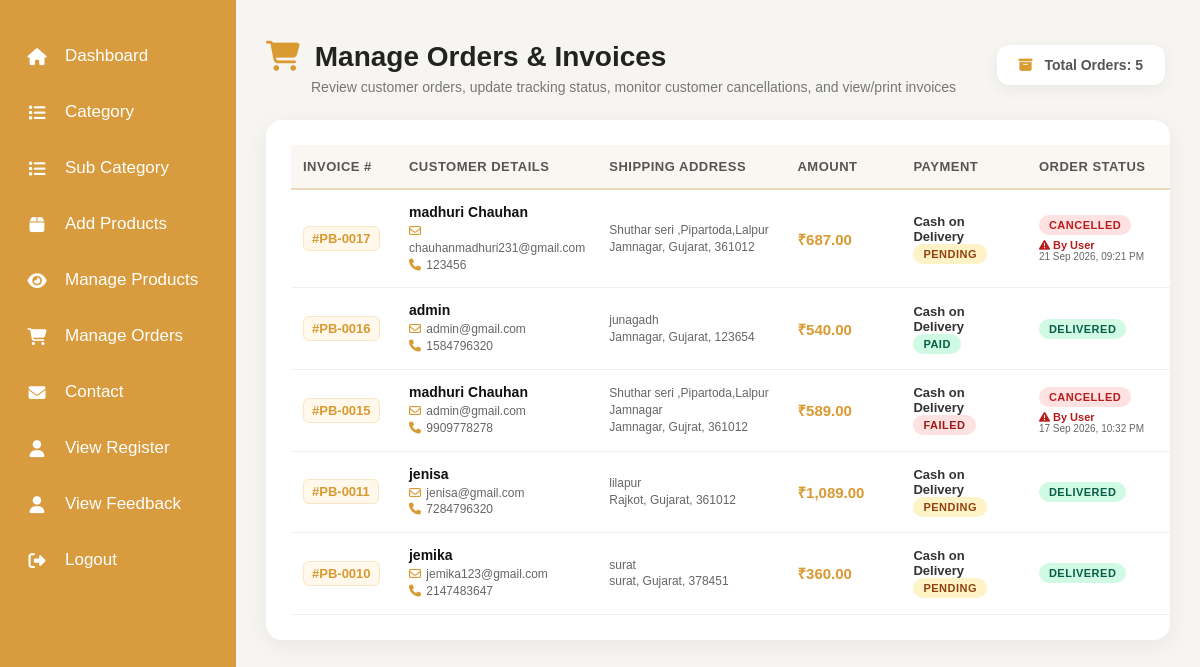
Page /admin/manage_order.php (signed in) on the committed database.
### tables this page shows
CREATE TABLE `bill` (
  `id` int(10) NOT NULL,
  `u_id` int(10) NOT NULL,
  `name` varchar(50) NOT NULL,
  `email` varchar(100) NOT NULL,
  `pincode` varchar(10) NOT NULL,
  `city` varchar(50) NOT NULL,
  `state` varchar(50) NOT NULL,
  `address` varchar(150) NOT NULL,
  `subtotal` decimal(10,2) NOT NULL DEFAULT '0.00',
  `shipping` decimal(10,2) NOT NULL DEFAULT '0.00',
  `total_amount` decimal(10,2) NOT NULL DEFAULT '0.00',
  `order_date` datetime NOT NULL DEFAULT CURRENT_TIMESTAMP,
  `phone` varchar(20) NOT NULL,
  `payment` varchar(50) NOT NULL,
  `order_status` enum('Placed','Processing','Shipped','Delivered','Cancelled') NOT NULL DEFAULT 'Placed',
  `payment_status` enum('Pending','Paid','Failed') NOT NULL DEFAULT 'Pending',
  `cancelled_by` varchar(50) DEFAULT NULL,
  `cancelled_at` datetime DEFAULT NULL
);

### admin/manage_order.php (the view, shortened to what this page needs)
<?php
include("conn.php");
include("slide_bar.php");
$query = "SELECT * FROM bill ORDER BY id DESC";
$result = mysqli_query($conn, $query);
$total_orders_count = $result ? mysqli_num_rows($result) : 0;
?>
<!DOCTYPE html>
<html lang="en">
<head>
    <link rel="stylesheet" href="https://cdnjs.cloudflare.com/ajax/libs/font-awesome/6.5.2/css/all.min.css">
</head>
<body>
<div class="main-content">
    <div class="page-heading">
        <div class="icon">
            <i class="fa-solid fa-cart-shopping"></i>
        </div>
        <h1>Manage Orders & Invoices</h1>
    </div>
    <div class="subtitle">
        Review customer orders, update tracking status, monitor customer cancellations, and view/print invoices
    </div>
    <div class="top-box">
        <i class="fa-solid fa-box-archive"></i>
        Total Orders: <strong><?php echo $total_orders_count; ?></strong>
    </div>
    <div class="table-card">
        <?php if ($result && mysqli_num_rows($result) > 0) { ?>
        <table class="order-table">
            <thead>
                <tr>
                    <th style="width: 110px;">Invoice #</th>
                    <th style="width: 180px;">Customer Details</th>
                    <th style="width: 200px;">Shipping Address</th>
                    <th style="width: 120px;">Amount</th>
                    <th style="width: 130px;">Payment</th>
                    <th style="width: 160px;">Order Status</th>
                </tr>
            </thead>
            <tbody>
                <?php while ($row = mysqli_fetch_assoc($result)) {
                    $order_id = (int)$row['id'];
                    $o_status = $row['order_status'] ?? 'Pending';
                    $p_status = $row['payment_status'] ?? 'Pending';
                    $p_method = $row['payment'] ?? 'Cash on Delivery';
                    $phone    = !empty($row['phone']) ? $row['phone'] : 'N/A';
                    $total    = (float)($row['total_amount'] ?? 0);
                    $cancelled_by = $row['cancelled_by'] ?? '';
                    $cancelled_at = !empty($row['cancelled_at']) ? date("d M Y, h:i A", strtotime($row['cancelled_at'])) : '';
                    $badge_class = 'badge-pending';
                    if ($o_status === 'Processing') $badge_class = 'badge-processing';
                    elseif ($o_status === 'Shipped') $badge_class = 'badge-shipped';
                    elseif ($o_status === 'Delivered') $badge_class = 'badge-delivered';
                    elseif ($o_status === 'Cancelled') $badge_class = 'badge-cancelled';
                ?>
                <tr>
                    <td>
                        <span class="order-id-badge">
                            #PB-<?php echo str_pad($order_id, 4, '0', STR_PAD_LEFT); ?>
                        </span>
                    </td>
                    <td>
                        <div class="customer-info">
                            <strong><?php echo htmlspecialchars($row['name']); ?></strong>
                            <span><i class="fa-regular fa-envelope"></i> <?php echo htmlspecialchars($row['email']); ?></span>
                            <span><i class="fa-solid fa-phone"></i> <?php echo htmlspecialchars($phone); ?></span>
                        </div>
                    </td>
                    <td>
                        <div class="customer-info">
                            <span><?php echo htmlspecialchars($row['address']); ?></span>
                            <span>
                                <?php
                                $city_info = [];
                                if (!empty($row['city'])) $city_info[] = $row['city'];
                                if (!empty($row['state'])) $city_info[] = $row['state'];
                                if (!empty($row['pincode'])) $city_info[] = $row['pincode'];
                                echo htmlspecialchars(implode(', ', $city_info));
                                ?>
                            </span>
                        </div>
                    </td>
                    <td>
                        <span class="amount-total">
                            ₹<?php echo number_format($total, 2); ?>
                        </span>
                    </td>
                    <td>
                        <div><strong><?php echo htmlspecialchars($p_method); ?></strong></div>
                        <span class="badge <?php echo ($p_status === 'Paid') ? 'badge-paid' : (($p_status === 'Failed') ? 'badge-failed' : 'badge-pay-pending'); ?> mt-1">
                            <?php echo htmlspecialchars($p_status); ?>
                        </span>
                    </td>
                    <td>
                        <span class="badge <?php echo $badge_class; ?>">
                            <?php echo htmlspecialchars($o_status); ?>
                        </span>
                        <?php if ($o_status === 'Cancelled'): ?>
                            <div style="font-size: 11px; color: #b91c1c; font-weight: bold; margin-top: 4px;">
                                <i class="fa-solid fa-triangle-exclamation"></i>
                                By <?php echo htmlspecialchars($cancelled_by ?: 'User'); ?>
                                <?php if (!empty($cancelled_at)): ?>
                                    <div style="color: #666; font-size: 10px; font-weight: normal;"><?php echo $cancelled_at; ?></div>
                                <?php endif; ?>
                            </div>
                        <?php endif; ?>
                    </td>
                </tr>
                <?php } ?>
            </tbody>
        </table>
        <?php } ?>
    </div>
</div>
</body>
</html>

### admin/slide_bar.php (style rules this page uses)
* { margin: 0; padding: 0; box-sizing: border-box; }
body { font-family: Arial, sans-serif; }

### admin/manage_order.php (style rules this page uses)
body { margin: 0; background: #f7f5f1; font-family: Arial, Helvetica, sans-serif; }
.main-content { margin-left: 236px; padding: 40px 30px; }
.page-heading { display: flex; align-items: center; gap: 15px; margin-bottom: 5px; }
.page-heading .icon { font-size: 30px; color: #d99a32; }
.page-heading h1 { margin: 0; font-size: 28px; font-weight: 700; color: #222; }
.subtitle { margin-left: 45px; color: #777; font-size: 14px; margin-bottom: 25px; }
.top-box { position: absolute; right: 35px; top: 45px; background: white; padding: 12px 22px; border-radius: 12px; box-shadow: 0 4px 15px rgba(0,0,0,0.06); color: #555; font-size: 14px; font-weight: 600; }
.top-box i { color: #d99a32; margin-right: 8px; }
.table-card { background: white; border-radius: 16px; padding: 25px; box-shadow: 0 6px 25px rgba(0,0,0,0.06); overflow-x: auto; }
.order-table { width: 100%; border-collapse: collapse; min-width: 1150px; }
.order-table th { background: #faf7f2; padding: 14px 12px; text-align: left; font-size: 13px; font-weight: 700; color: #555; border-bottom: 2px solid #ecd8bd; text-transform: uppercase; letter-spacing: 0.5px; }
.order-table td { padding: 14px 12px; border-bottom: 1px solid #f0f0f0; font-size: 13px; color: #333; vertical-align: middle; }
.order-id-badge { font-weight: 700; color: #d99a32; background: #fff8eb; padding: 4px 8px; border-radius: 6px; display: inline-block; border: 1px solid #fae6c6; }
.customer-info strong { color: #111; display: block; font-size: 14px; margin-bottom: 3px; }
.customer-info span { display: block; color: #666; font-size: 12px; line-height: 1.4; }
.customer-info span i { color: #d99a32; width: 14px; }
.amount-total { font-weight: 800; color: #d99a32; font-size: 15px; }
.badge { display: inline-block; padding: 4px 10px; border-radius: 12px; font-size: 11px; font-weight: 700; text-transform: uppercase; letter-spacing: 0.5px; }
.badge-delivered { background: #d1fae5; color: #065f46; }
.badge-cancelled { background: #fee2e2; color: #b91c1c; }
.badge-paid { background: #d1fae5; color: #065f46; }
.badge-pay-pending { background: #fef3c7; color: #92400e; }
.badge-failed { background: #fee2e2; color: #991b1b; }

### rows in the picture
bill: id "0017", name "madhuri Chauhan", email "chauhanmadhuri231@gmail.com", phone "123456", address "Shuthar seri ,Pipartoda,Lalpur", city_info "Jamnagar, Gujarat, 361012", total_amount "687.00", payment "Cash on Delivery", payment_status "PENDING", order_status "CANCELLED", cancelled_by "User", cancelled_at "21 Sep 2026, 09:21 PM"
bill: id "0016", name "admin", email "admin@gmail.com", phone "1584796320", address "junagadh", city_info "Jamnagar, Gujarat, 123654", total_amount "540.00", payment "Cash on Delivery", payment_status "PAID", order_status "DELIVERED"
bill: id "0015", name "madhuri Chauhan", email "admin@gmail.com", phone "9909778278", address "Shuthar seri ,Pipartoda,Lalpur Jamnagar", city_info "Jamnagar, Gujrat, 361012", total_amount "589.00", payment "Cash on Delivery", payment_status "FAILED", order_status "CANCELLED", cancelled_by "User", cancelled_at "17 Sep 2026, 10:32 PM"
bill: id "0011", name "jenisa", email "jenisa@gmail.com", phone "7284796320", address "lilapur", city_info "Rajkot, Gujarat, 361012", total_amount "1,089.00", payment "Cash on Delivery", payment_status "PENDING", order_status "DELIVERED"
bill: id "0010", name "jemika", email "jemika123@gmail.com", phone "2147483647", address "surat", city_info "surat, Gujarat, 378451", total_amount "360.00", payment "Cash on Delivery", payment_status "PENDING", order_status "DELIVERED"

### other values in the picture
$total_orders_count "5"
